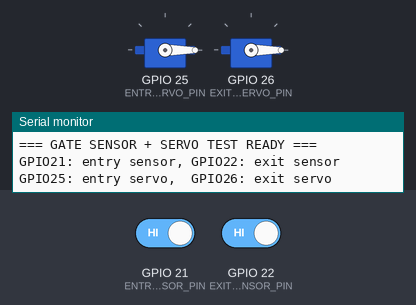
Recording of a sketch running on a simulated ESP32. Shown: 2 × servo, the last lines printed to the serial monitor. Inputs (shaded band) come from the test bench; at power-on: GPIO 21 (ENTRY_SENSOR_PIN) HIGH, GPIO 22 (EXIT_SENSOR_PIN) HIGH.

Above: at 1.5 s.
1.6 s: GPIO 21 (ENTRY_SENSOR_PIN) driven LOW
At 2.2 s:
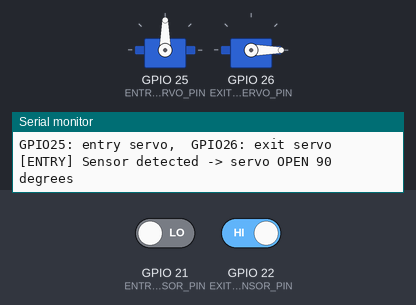
3.1 s: GPIO 22 (EXIT_SENSOR_PIN) driven LOW
At 4.3 s:
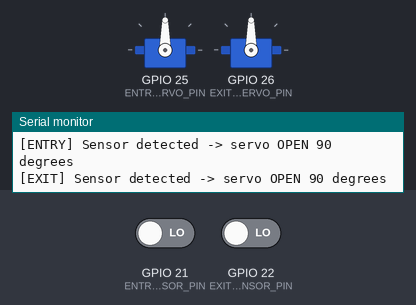
4.6 s: GPIO 21 (ENTRY_SENSOR_PIN) driven HIGH
At 6.8 s:
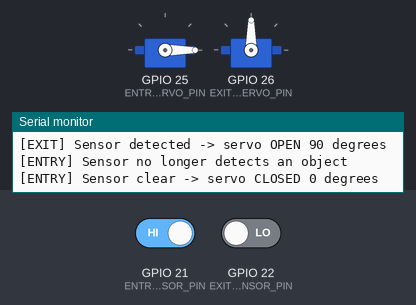
7.6 s: GPIO 22 (EXIT_SENSOR_PIN) driven HIGH
At 10.2 s:
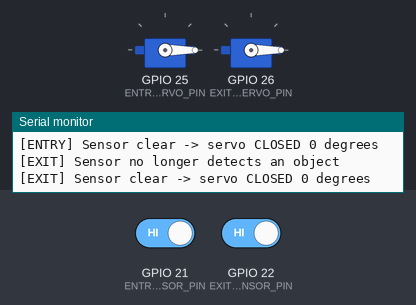
Timing chart, 0 to 11.6 s (numbered marks = the images above; inputs shaded):
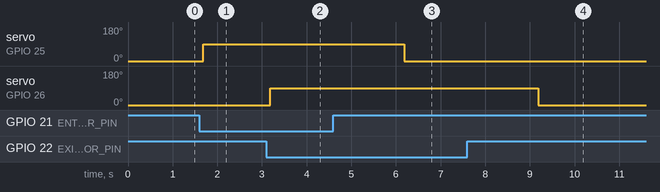

Measured:
- after the input at 1.6 s, servo on GPIO 25 (ENTRY_SERVO_PIN): 0° → 90° after 0.08 s
- after the input at 3.1 s, servo on GPIO 26 (EXIT_SERVO_PIN): 0° → 90° after 0.08 s
- after the input at 4.6 s, servo on GPIO 25 (ENTRY_SERVO_PIN): 90° → 0° after 1.6 s
- after the input at 7.6 s, servo on GPIO 26 (EXIT_SERVO_PIN): 90° → 0° after 1.6 s

The sketch:

esp32_gate_sensor_test.ino
```cpp
/*
 * SMART PARKING - TEST 2 CAM BIEN CONG VA 2 SERVO
 *
 * Phan cung:
 * - Cam bien vao  (LM393 OUT qua chia ap) -> GPIO21
 * - Cam bien ra   (LM393 OUT qua chia ap) -> GPIO22
 * - Servo cong vao, day tin hieu          -> GPIO25
 * - Servo cong ra, day tin hieu           -> GPIO26
 *
 * Hoat dong:
 * - Cam bien nao phat hien vat can, servo tuong ung quay tu 0 do den 90 do.
 * - Khi vat can roi khoi cam bien, doi 1,5 giay roi servo quay ve 0 do.
 * - Khong can Wi-Fi, MQTT, RC522, ESP32-CAM hoac backend.
 *
 * Thu vien Arduino IDE can cai: ESP32Servo
 * Board: ESP32 Dev Module
 */

#include <ESP32Servo.h>

// ==================== PIN MAP ====================
const uint8_t ENTRY_SENSOR_PIN = 21;
const uint8_t EXIT_SENSOR_PIN = 22;
const uint8_t ENTRY_SERVO_PIN = 25;
const uint8_t EXIT_SERVO_PIN = 26;

// Phan lon module LM393 xuat LOW khi phat hien vat can.
// Neu module cua ban hoat dong nguoc, doi LOW thanh HIGH.
const uint8_t SENSOR_ACTIVE_LEVEL = LOW;

const int GATE_CLOSED_ANGLE = 0;
const int GATE_OPEN_ANGLE = 90;
const unsigned long SENSOR_DEBOUNCE_MS = 80;
const unsigned long GATE_CLOSE_DELAY_MS = 1500;

Servo entryServo;
Servo exitServo;

struct GateState {
  const char *name;
  uint8_t sensorPin;
  Servo *servo;
  bool rawDetected;
  bool stableDetected;
  bool opened;
  unsigned long rawChangedAt;
  unsigned long clearStartedAt;
};

GateState entryGate = {
  "ENTRY", ENTRY_SENSOR_PIN, &entryServo,
  false, false, false, 0, 0
};

GateState exitGate = {
  "EXIT", EXIT_SENSOR_PIN, &exitServo,
  false, false, false, 0, 0
};

bool sensorDetected(uint8_t pin) {
  return digitalRead(pin) == SENSOR_ACTIVE_LEVEL;
}

void openGate(GateState &gate) {
  if (gate.opened) return;

  gate.servo->write(GATE_OPEN_ANGLE);
  gate.opened = true;
  Serial.printf("[%s] Sensor detected -> servo OPEN %d degrees\n",
                gate.name, GATE_OPEN_ANGLE);
}

void closeGate(GateState &gate) {
  if (!gate.opened) return;

  gate.servo->write(GATE_CLOSED_ANGLE);
  gate.opened = false;
  Serial.printf("[%s] Sensor clear -> servo CLOSED %d degrees\n",
                gate.name, GATE_CLOSED_ANGLE);
}

void updateGate(GateState &gate, unsigned long now) {
  bool detected = sensorDetected(gate.sensorPin);

  // Loc rung tin hieu cua cam bien.
  if (detected != gate.rawDetected) {
    gate.rawDetected = detected;
    gate.rawChangedAt = now;
  }

  if (gate.rawDetected != gate.stableDetected &&
      now - gate.rawChangedAt >= SENSOR_DEBOUNCE_MS) {
    gate.stableDetected = gate.rawDetected;

    if (gate.stableDetected) {
      openGate(gate);
    } else {
      gate.clearStartedAt = now;
      Serial.printf("[%s] Sensor no longer detects an object\n", gate.name);
    }
  }

  // Chi dong khi cam bien da het phat hien lien tuc du thoi gian cho.
  if (gate.opened && !gate.stableDetected &&
      now - gate.clearStartedAt >= GATE_CLOSE_DELAY_MS) {
    closeGate(gate);
  }
}

void setup() {
  Serial.begin(115200);
  delay(300);

  pinMode(ENTRY_SENSOR_PIN, INPUT_PULLUP);
  pinMode(EXIT_SENSOR_PIN, INPUT_PULLUP);

  entryServo.setPeriodHertz(50);
  exitServo.setPeriodHertz(50);
  entryServo.attach(ENTRY_SERVO_PIN, 500, 2400);
  exitServo.attach(EXIT_SERVO_PIN, 500, 2400);

  // Luon khoi dong o trang thai dong.
  entryServo.write(GATE_CLOSED_ANGLE);
  exitServo.write(GATE_CLOSED_ANGLE);

  unsigned long now = millis();
  entryGate.rawDetected = sensorDetected(ENTRY_SENSOR_PIN);
  exitGate.rawDetected = sensorDetected(EXIT_SENSOR_PIN);
  entryGate.rawChangedAt = now;
  exitGate.rawChangedAt = now;
  entryGate.clearStartedAt = now;
  exitGate.clearStartedAt = now;

  Serial.println("=== GATE SENSOR + SERVO TEST READY ===");
  Serial.println("GPIO21: entry sensor, GPIO22: exit sensor");
  Serial.println("GPIO25: entry servo,  GPIO26: exit servo");
}

void loop() {
  unsigned long now = millis();
  updateGate(entryGate, now);
  updateGate(exitGate, now);
  delay(5);
}
```
